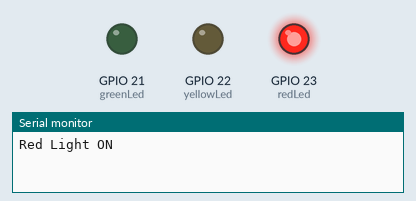
This sketch was run on a simulated ESP32. Shown: output pins drawn as LEDs (lit = HIGH), the last lines printed to the serial monitor.

Above: at 2.5 s.
At 9.5 s:
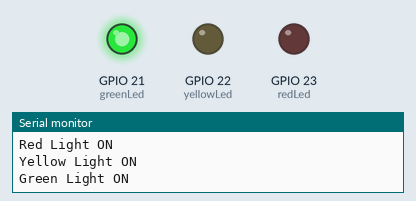
At 13.0 s:
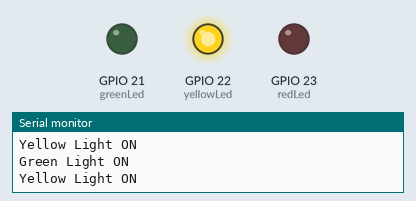
Timing chart, 0 to 18.2 s (numbered marks = the images above):
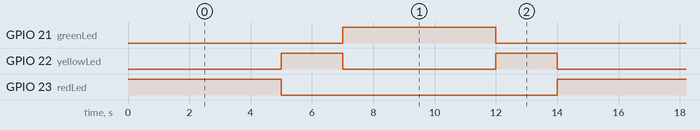

Measured:
- by itself, GPIO 21 (greenLed), GPIO 23 (redLed): alternates HIGH for 5.0 s and LOW for 9.0 s
- by itself, GPIO 22 (yellowLed): alternates HIGH for 2.0 s and LOW for 5.0 s
- by itself, everything shown: repeats every 14.0 s, in 4 steps

The sketch:

trafficLight.ino
```cpp
// Define pin numbers for the LEDs
const int redLed = 23;
const int yellowLed = 22;
const int greenLed = 21;

void setup() {
  // Initialize serial communication
  Serial.begin(115200);

  // Set LED pins as output
  pinMode(redLed, OUTPUT);
  pinMode(yellowLed, OUTPUT);
  pinMode(greenLed, OUTPUT);
}

void loop() {
  // Red light on
  digitalWrite(redLed, HIGH);
  digitalWrite(yellowLed, LOW);
  digitalWrite(greenLed, LOW);
  Serial.println("Red Light ON");
  delay(5000); // Red light duration (5 seconds)

  // Yellow light on
  digitalWrite(redLed, LOW);
  digitalWrite(yellowLed, HIGH);
  digitalWrite(greenLed, LOW);
  Serial.println("Yellow Light ON");
  delay(2000); // Yellow light duration (2 seconds)

  // Green light on
  digitalWrite(redLed, LOW);
  digitalWrite(yellowLed, LOW);
  digitalWrite(greenLed, HIGH);
  Serial.println("Green Light ON");
  delay(5000); // Green light duration (5 seconds)

  // Yellow light on again before red
  digitalWrite(redLed, LOW);
  digitalWrite(yellowLed, HIGH);
  digitalWrite(greenLed, LOW);
  Serial.println("Yellow Light ON");
  delay(2000); // Yellow light duration (2 seconds)
}
```
